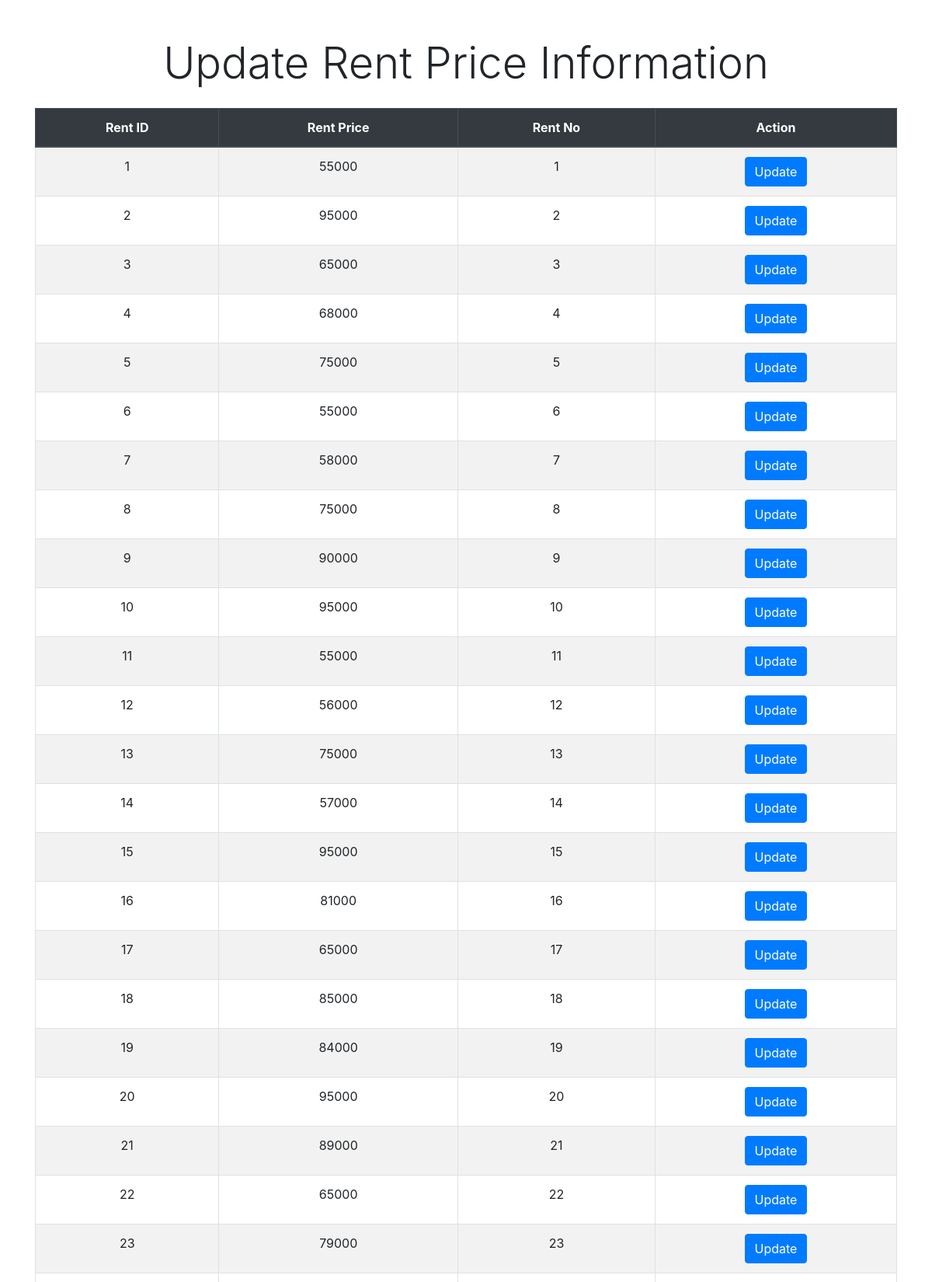
The app's page /Admin/client-update-rent-price.php (upper part) with its own data.
### tables this page shows
CREATE TABLE `e_rent` (
  `rent_id` int(11) NOT NULL,
  `rent` int(30) NOT NULL,
  `rent_no` int(30) NOT NULL
);

### Admin/client-update-rent-price.php (the view, shortened to what this page needs)
<!DOCTYPE html>
<html lang="en">
<head>
    <link rel="stylesheet" href="https://stackpath.bootstrapcdn.com/bootstrap/4.5.2/css/bootstrap.min.css">
    <link rel="stylesheet" href="https://stackpath.bootstrapcdn.com/bootstrap/4.5.2/css/bootstrap-theme.min.css">
</head>
<body>
<div class="container">
    <h1 class="display-4 text-center mt-5 mb-4">Update Rent Price Information</h1>
    <?php
    require "connection.php";
    $sql = "SELECT rent_id, rent, rent_no FROM e_rent";
    $result = mysqli_query($conn, $sql);
    if (mysqli_num_rows($result) > 0) {
        echo '<div class="table-responsive">';
        echo '<table class="table table-striped table-bordered">';
        echo '<thead class="thead-dark"><tr><th style="text-align: center;">Rent ID</th><th style="text-align: center;">Rent Price</th><th style="text-align: center;">Rent No</th><th style="text-align: center;">Action</th></tr></thead>';
        echo '<tbody>';
        while ($row = mysqli_fetch_assoc($result)) {
            echo '<tr>';
            echo '<td style="text-align: center;">' . $row["rent_id"] . '</td>';
            echo '<td style="text-align: center;">' . $row["rent"] . '</td>';
            echo '<td style="text-align: center;">' . $row["rent_no"] . '</td>';
            echo '<td style="text-align: center;"><a href="update.php?rent_id=' . $row["rent_id"] . '" class="btn btn-primary">Update</a></td>';
            echo '</tr>';
        }
        echo '</tbody></table>';
        echo '</div>';
    } else {
        echo '<p class="text-center">0 results</p>';
    }
    ?>
</div>
</body>
</html>

### records on screen
e_rent: rent_id "1", rent "55000", rent_no "1"
e_rent: rent_id "2", rent "95000", rent_no "2"
e_rent: rent_id "3", rent "65000", rent_no "3"
e_rent: rent_id "4", rent "68000", rent_no "4"
e_rent: rent_id "5", rent "75000", rent_no "5"
e_rent: rent_id "6", rent "55000", rent_no "6"
e_rent: rent_id "7", rent "58000", rent_no "7"
e_rent: rent_id "8", rent "75000", rent_no "8"
e_rent: rent_id "9", rent "90000", rent_no "9"
e_rent: rent_id "10", rent "95000", rent_no "10"
e_rent: rent_id "11", rent "55000", rent_no "11"
e_rent: rent_id "12", rent "56000", rent_no "12"
e_rent: rent_id "13", rent "75000", rent_no "13"
e_rent: rent_id "14", rent "57000", rent_no "14"
e_rent: rent_id "15", rent "95000", rent_no "15"
e_rent: rent_id "16", rent "81000", rent_no "16"
e_rent: rent_id "17", rent "65000", rent_no "17"
e_rent: rent_id "18", rent "85000", rent_no "18"
e_rent: rent_id "19", rent "84000", rent_no "19"
e_rent: rent_id "20", rent "95000", rent_no "20"
e_rent: rent_id "21", rent "89000", rent_no "21"
e_rent: rent_id "22", rent "65000", rent_no "22"
e_rent: rent_id "23", rent "79000", rent_no "23"
